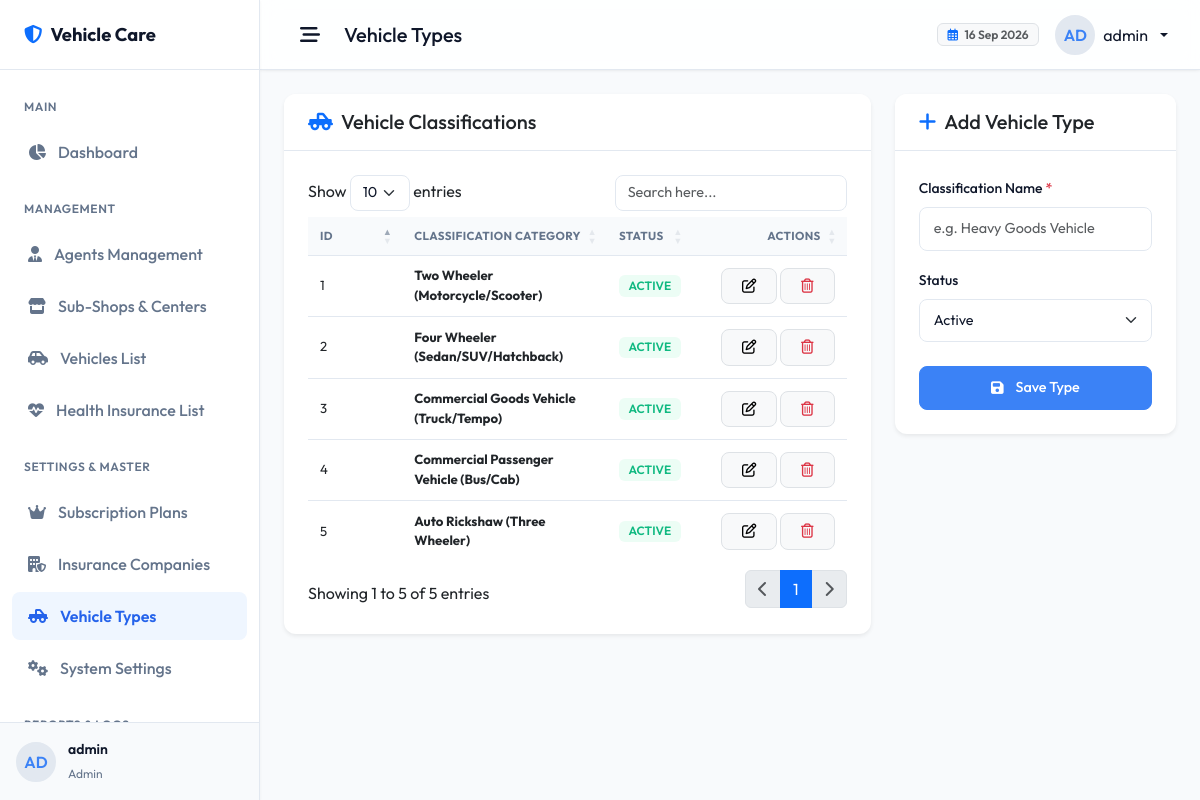
Page /admin/types.php (signed in) on the earlier database version.
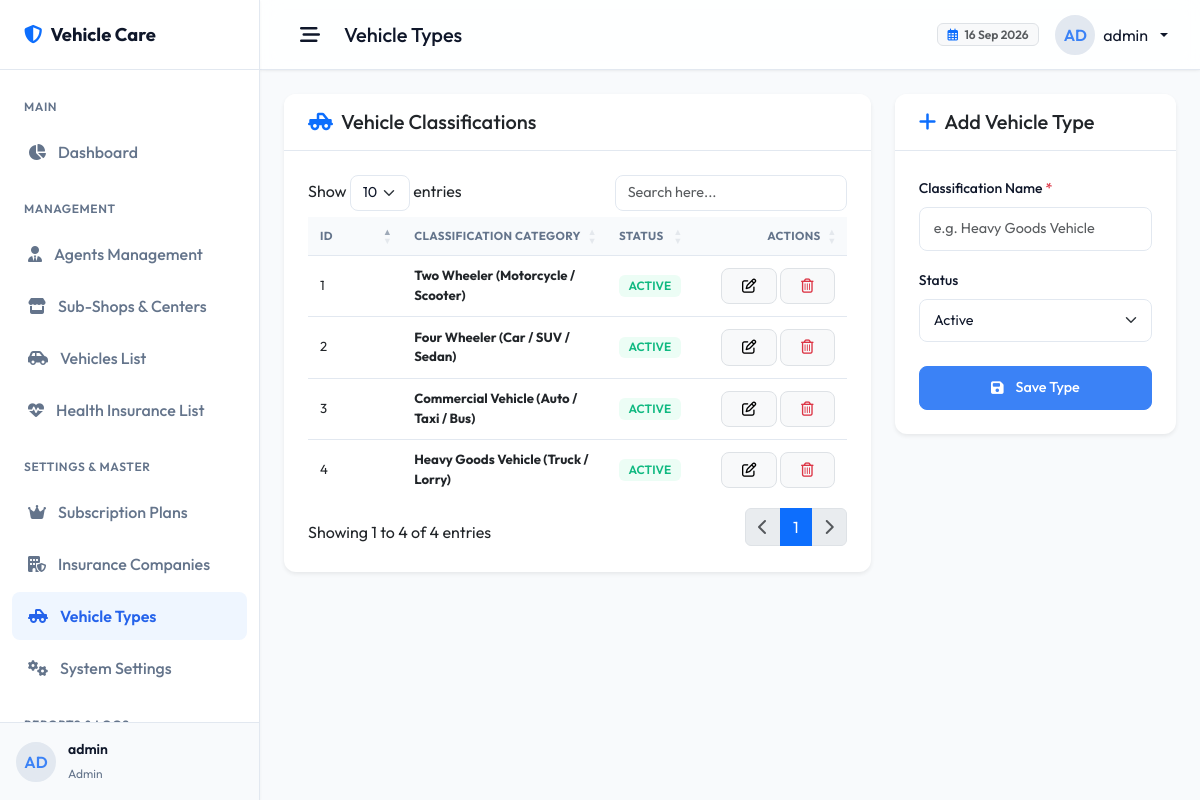
Same page on the later database version.
### tables this page shows
CREATE TABLE `vehicle_types` (
  `id` int(11) NOT NULL,
  `name` varchar(100) NOT NULL,
  `status` enum('active','inactive') NOT NULL DEFAULT 'active'
);

### includes/functions.php (called while the page is built, shortened)
<?php
function sanitize($data) {
    return htmlspecialchars(trim($data), ENT_QUOTES, 'UTF-8');
}

### admin/types.php (the view, shortened to what this page needs)
<?php
require_once __DIR__ . '/../includes/functions.php';
include_once __DIR__ . '/../includes/header.php';
?>
<div class="row">
    <div class="col-12 col-lg-8">
        <div class="card shadow-sm border-0">
            <div class="card-header bg-white py-3">
                <div class="d-flex align-items-center gap-2">
                    <i class="fa-solid fa-truck-pickup text-primary fs-5"></i>
                    <h5 class="m-0 font-weight-700">Vehicle Classifications</h5>
                </div>
            </div>
            <div class="card-body">
                <table class="table table-hover align-middle datatable w-100">
                    <thead>
                        <tr>
                            <th style="width: 80px;">ID</th>
                            <th>Classification Category</th>
                            <th>Status</th>
                            <th class="text-end" style="width: 150px;">Actions</th>
                        </tr>
                    </thead>
                    <tbody>
                        <?php
                        $stmt = $db->query("SELECT * FROM vehicle_types ORDER BY name ASC");
                        while ($type = $stmt->fetch()):
                            $statusClass = ($type['status'] === 'active') ? 'badge-active' : 'badge-suspended';
                        ?>
                            <tr>
                                <td><?php echo $type['id']; ?></td>
                                <td><strong class="text-main"><?php echo sanitize($type['name']); ?></strong></td>
                                <td>
                                    <span class="badge <?php echo $statusClass; ?>">
                                        <?php echo strtoupper(sanitize($type['status'])); ?>
                                    </span>
                                </td>
                                <td class="text-end">
                                    <button class="btn btn-sm btn-light border edit-btn"
                                            data-id="<?php echo $type['id']; ?>"
                                            data-name="<?php echo sanitize($type['name']); ?>"
                                            data-status="<?php echo $type['status']; ?>">
                                        <i class="fa-regular fa-pen-to-square"></i>
                                    </button>
                                    <a class="btn btn-sm btn-light border text-danger delete-btn"
                                       href="#"
                                       data-url="types.php?action=delete&id=<?php echo $type['id']; ?>">
                                        <i class="fa-regular fa-trash-can"></i>
                                    </a>
                                </td>
                            </tr>
                        <?php endwhile; ?>
                    </tbody>
                </table>
            </div>
        </div>
    </div>
    <div class="col-12 col-lg-4 mt-4 mt-lg-0">
        <div class="card shadow-sm border-0" id="form-card">
            <div class="card-header bg-white py-3">
                <h5 class="m-0 font-weight-700" id="form-title"><i class="fa-solid fa-plus text-primary me-2"></i>Add Vehicle Type</h5>
            </div>
            <div class="card-body">
                <form action="types.php?action=add" method="POST" id="main-form">
                    <div class="mb-3">
                        <label for="name" class="form-label">Classification Name <span class="text-danger">*</span></label>
                        <input type="text" class="form-control" id="type-name" name="name" required placeholder="e.g. Heavy Goods Vehicle">
                    </div>
                    <div class="mb-4">
                        <label for="status" class="form-label">Status</label>
                        <select class="form-select" id="type-status" name="status">
                            <option value="active">Active</option>
                        </select>
                    </div>
                    <div class="d-grid gap-2">
                        <button type="submit" class="btn btn-primary" id="submit-btn">
                            <i class="fa-solid fa-floppy-disk me-1"></i> Save Type
                        </button>
                    </div>
                </form>
            </div>
        </div>
    </div>
</div>
<?php include_once __DIR__ . '/../includes/footer.php'; ?>

Differences in the rows shown:
removed vehicle_types: id "5", name "Auto Rickshaw (Three Wheeler)", status "ACTIVE"
changed vehicle_types id 3: name "Commercial Goods Vehicle (Truck/Tempo)" → "Commercial Vehicle (Auto / Taxi / Bus)"
changed vehicle_types id 2: name "Four Wheeler (Sedan/SUV/Hatchback)" → "Four Wheeler (Car / SUV / Sedan)"; moves up the list
changed vehicle_types id 4: name "Commercial Passenger Vehicle (Bus/Cab)" → "Heavy Goods Vehicle (Truck / Lorry)"
changed vehicle_types id 1: name "Two Wheeler (Motorcycle/Scooter)" → "Two Wheeler (Motorcycle / Scooter)"
Other differences:
text written by a page script: "Show entries Showing 1 to 5 of 5 entries 1" → "Show entries Showing 1 to 4 of 4 entries 1"
